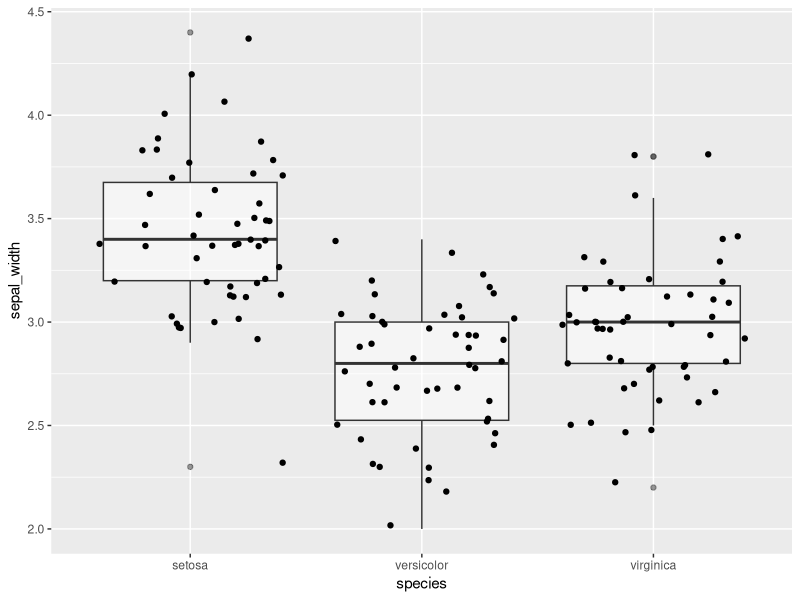
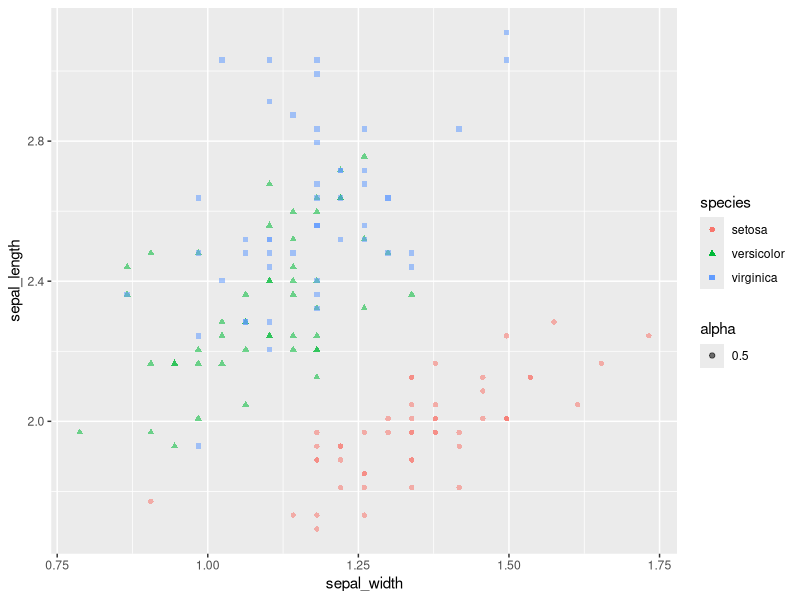
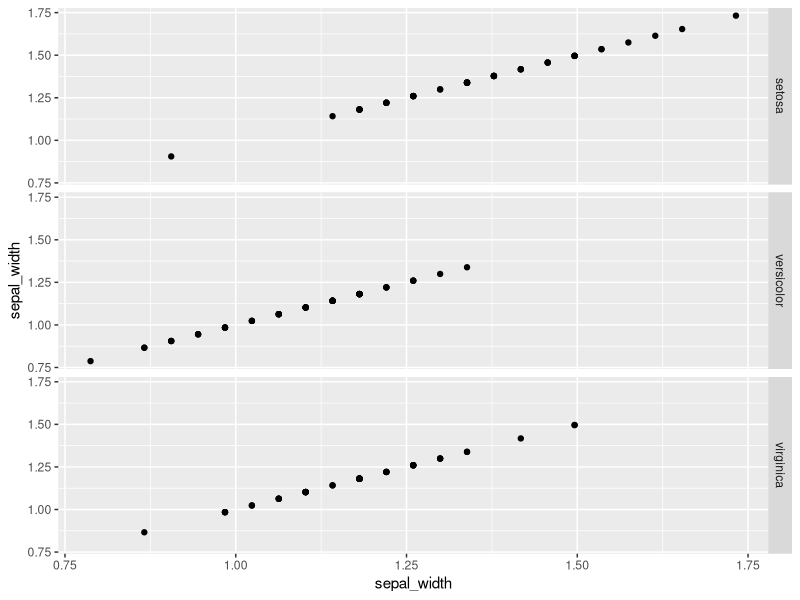

Write the R code that produced these figures, in order. (Note: this script raises an error after producing the figures.)
## ---- chunk 1
knitr::opts_chunk$set(error = TRUE)
## ---- chunk 2
# load your packages here:
library(tidyverse)
## ---- chunk 3
mtcars_1 <- mtcars %>% 
  as_tibble(rownames = "model") %>% 
  filter(cyl == 6) %>% 
  select(model, mpg, hp)

## ---- chunk 4
knitr::kable(mtcars_1)
## ---- chunk 5
iris_wedidit <- iris %>% 
  rename_all(tolower) %>% 
  rename(sepal_length = sepal.length, sepal_width = sepal.width, petal_length = petal.length, petal_width = petal.width) %>% 
  select(species,everything())
## ---- chunk 6
library(ggplot2) 
  iris_wedidit %>% 
  ggplot(aes(x = species, y = sepal_width))+
    geom_boxplot(alpha = 0.5)+
    geom_jitter()
## ---- chunk 7
iris_inin <- iris_wedidit %>% 
  mutate(sepal_length = sepal_length / 2.54, sepal_width = sepal_width / 2.54, petal_length = petal_length / 2.54, petal_width = petal_width / 2.54)
## ---- chunk 8
iris_inin %>% 
  ggplot(aes(x = sepal_width, y = sepal_length)) +
  geom_point(aes(shape = species, color = species, alpha = 0.5))

## ---- chunk 9
iris_inin %>% 
  ggplot(aes(x = sepal_width, y = sepal_width)) +
  geom_point()+
  facet_grid(rows = vars(species))
## ---- chunk 10
gapminder %>% 
  group_by(continent, year) %>% 
  summerize(min_life = min(lifeExp -1)) %>% 
  select(country) %>% 
  arrange(min_life)
## ---- chunk 11
psych::bfi %>%
  as_tibble() %>% 
  select(A1:A5) %>% 
  rowwise() %>% 
  mutate(A_mean = mean(c(A1, A2, A3, A4, A5), na.rm = TRUE)) %>% 
  ungroup()
## ---- chunk 12

## ---- chunk 13
psych::bfi %>% 
  as_tibble() %>% 
  select(A1:A5) %>% 
  mutate(A_min = pmin(A1, A2, A3, A4, A5))
## ---- chunk 14
psych::bfi %>% 
  as_tibble() %>% 
  select(A1:A5) %>% 
  mutate(A_mn = rowMeans(select(., A1:A5)),
         A_mn2 = rowMeans(select(., starts_with("A", ignore.case = FALSE))))
## ---- chunk 15
FILL_THIS_IN <-
  psych::bfi %>% 
  FILL_THIS_IN(FILL_THIS_IN)
## ---- chunk 16
FILL_THIS_IN %>% 
  FILL_THIS_IN(FILL_THIS_IN) %>% 
  FILL_THIS_IN(FILL_THIS_IN)
## ---- chunk 17

## ---- chunk 18

